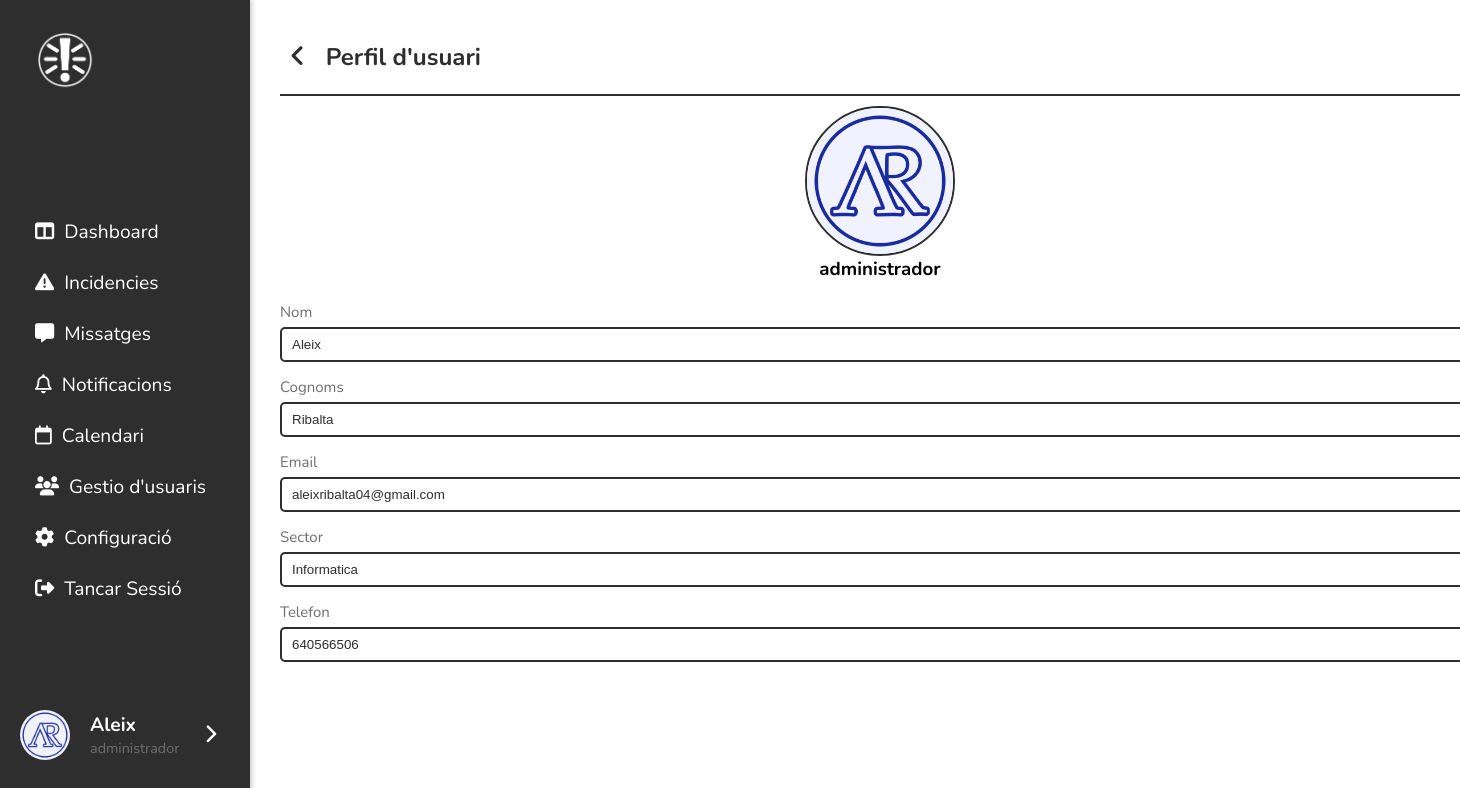
The app's page /public/index.php?action=veurePerfil&idUsuari=13 (signed in) with its own data.
### tables this page shows
CREATE TABLE `usuaris` (
  `id_usuari` int(11) NOT NULL,
  `nom` varchar(100) NOT NULL,
  `cognoms` varchar(150) NOT NULL,
  `email` varchar(150) NOT NULL,
  `contrasenya` varchar(255) NOT NULL,
  `rol` enum('usuari','administrador','tecnic') DEFAULT 'usuari',
  `data_creacio` timestamp NOT NULL DEFAULT current_timestamp(),
  `imatge` varchar(1000) NOT NULL,
  `telefono` int(11) DEFAULT NULL,
  `id_sector` int(11) DEFAULT NULL,
  `token` varchar(255) DEFAULT NULL,
  `token_expira` datetime DEFAULT NULL
);

CREATE TABLE `tipus_incidencia` (
  `id_tipus_incidencia` int(11) NOT NULL,
  `nom` varchar(100) NOT NULL,
  `descripcio` text DEFAULT NULL
);

### controllers/UsuariController.php (called while the page is built, shortened)
<?php
include_once '../config/database.php';
include_once '../models/Usuari.php';
class UsuariController {
    private $usuari;
    public function __construct() {
        $database = new Database();
        $this->conn = $database->connect();
        $this->usuari = new Usuari($this->conn);
    }
    public function veurePerfil($id) {
        $this->usuari->id_usuari = $id;
        return $this->usuari->veurePerfil();
    }
}

### config/database.php (called while the page is built, shortened)
<?php
class Database {
    private $host = 'srv966.hstgr.io';
    private $db_name = 'u505002782_incidenciesja';
    private $username = 'u505002782_administrador';
    private $password = 'uD&i8rx6XeBH8AeGrdr!eY';
    public function connect() {
        $this->conn = new mysqli($this->host, $this->username, $this->password, $this->db_name);
        return $this->conn;
    }
}
?>

### models/Usuari.php (called while the page is built, shortened)
<?php
class Usuari {
    private $conn;
    private $table = 'usuaris';
    public $id_usuari;
    public function __construct($db) {
        $this->conn = $db;
    }
    public function veurePerfil() {
        $query = "SELECT u.nom, u.cognoms, u.email, u.rol, u.imatge, u.telefono, ti.nom as sector FROM " . $this->table . " u
        INNER JOIN tipus_incidencia ti ON ti.id_tipus_incidencia = u.id_sector WHERE id_usuari = ?";
        $stmt = $this->conn->prepare($query);
        $stmt->bind_param("i", $this->id_usuari);
        $stmt->execute();
        $result = $stmt->get_result();
        return $result->fetch_assoc();
    }
}

### views/perfil/veurePerfil.php (the view, shortened to what this page needs)
<?php
    require_once '../controllers/UsuariController.php';
    $controller = new UsuariController();
    $perfil = $controller->veurePerfil($_GET['idUsuari']);
?>
<div class="contenedor">
    <div class="menu_top">
        <div>
            <a class="btn_tornar" href="../public/index.php?action=incidencies"><i class="fa-solid fa-angle-left"></i></a>
            <h2>Perfil d'usuari</h2>
        </div>
    </div>
    <img src="../public/assets/profile/<?= $perfil['imatge']?>" alt="">
    <h3><?= $perfil['rol'] ?></h3>
    <form>
        <div class="form_element">
            <label for="nom">Nom</label>
            <input type="text" name="nom" id="nom" value="<?= $perfil['nom'] ?>" readonly>
        </div>
        <div class="form_element">
            <label for="cognoms">Cognoms</label>
            <input type="text" name="cognoms" id="cognoms" value="<?= $perfil['cognoms'] ?>" readonly>
        </div>
        <div class="form_element">
            <label for="email">Email</label>
            <input type="text" name="email" id="email" value="<?= $perfil['email'] ?>" readonly>
        </div>
        <?php if($perfil['rol'] != 'usuari') { ?>
            <div class="form_element">
                <label for="sector">Sector</label>
                <input type="text" name="sector" id="sector" value="<?= $perfil['sector'] ?>" readonly>
            </div>
        <?php } ?>
        <div class="form_element">
            <label for="telefon">Telefon</label>
            <input type="text" name="telefon" id="telefon" value="<?= $perfil['telefono'] ?>" readonly>
        </div>
    </form>
</div>

### public/css/main.css (style rules this page uses)
:root { --color-primary: #2E2E2E; --color-secondary: white; --color-tertiary: #6e6e6e; --color-quaternary: #c2c2c2; --color-altes: #ff9b9b; --color-baixes: #ccffcc; --color-moderades: #fff9a1; --color-links: #007bff; }
* { margin: 0; padding: 0; box-sizing: border-box; }
body { display: flex; width: 100%; flex-direction: row; font-family: 'Nunito', sans-serif; }
@media (min-width: 769px) { body { flex-direction: row; } }
@media (min-width: 769px) { .contenedor { width: 1200px; } }
@media (min-width: 769px) { .menu_top { padding-bottom: 10px; border-bottom: 2px solid var(--color-primary); } }
.contenedor { display: flex; align-items: center; flex-direction: column; margin: 0 10px; }
.menu_top { display: flex; justify-content: space-between; width: 100%; margin: 10px 0; color: var(--color-primary); }
.menu_top div { display: flex; align-items: center; gap: 10px; }
.btn_tornar { color: var(--color-primary); padding: 10px; cursor: pointer; font-size: 25px; }
.contenedor form { display: flex; flex-direction: column; gap: 15px; width: 100%; margin: 20px 0; }
.form_element { display: flex; flex-direction: column; gap: 5px; width: 100%; }
.form_element input { padding: 8px 10px; border: 2px solid var(--color-primary); border-radius: 5px; color: var(--color-primary); }
.form_element label { font-size: 15px; color: var(--color-tertiary); }

### public/css/perfil.css (style rules this page uses)
.contenedor img { width: 150px; height: 150px; border-radius: 50%; margin: 0 auto; display: block; border: 2px solid var(--color-primary); }

### records on screen
usuaris: imatge (picture), rol "administrador", nom "Aleix", cognoms "Ribalta", email "aleixribalta04@gmail.com", sector "Informatica", telefon "640566506"

### other values on screen
$_SESSION['usuari']['nom'] "Aleix"
$_SESSION['usuari']['rol'] "administrador"
